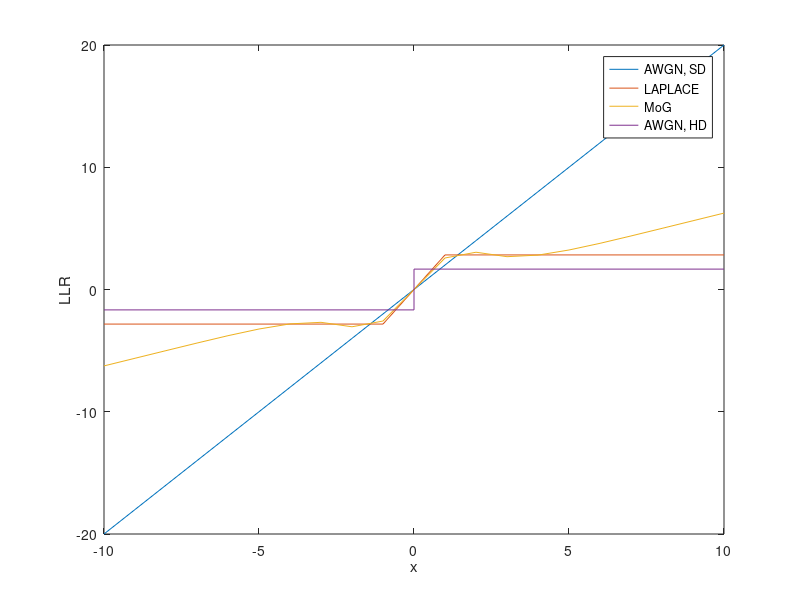

Write MATLAB code to recreate this figure.
sigma_w2 = 1;
xmax = 10;
x = -xmax:xmax; % support (received signal)
x_plus = 0:xmax;
x_min = -xmax:0;
R = 1;
Pbit = qfunc(sqrt(1/sigma_w2*R));

%% AWGN, soft decoding
f_awgnsd = 2*x/sigma_w2;

%% AWGN, hard decoding
f_awgnhd_plus = log((1-Pbit)/Pbit)*ones(1, length(x_plus));
f_awgnhd_minus = -log((1-Pbit)/Pbit)*ones(1, length(x_min)-1);
f_awgnhd = [f_awgnhd_minus, f_awgnhd_plus];


%% Laplacian
f_lapl = -sqrt(2)/sqrt(sigma_w2)*(abs(x-1) - abs(x+1));

%% MoG
p_x1 = sqrt(5)/(8*sqrt(2*pi*sigma_w2))*(4/sqrt(2)*exp(-5*(x-1).^2/(4*sigma_w2)) + exp(-5*(x-1).^2/(8*sigma_w2)) + ...
	 1/sqrt(8)*exp(-5*(x-1).^2/(16*sigma_w2)) + 1/4*exp(-5*(x-1).^2/(32*sigma_w2)));
p_x0 = sqrt(5)/(8*sqrt(2*pi*sigma_w2))*(4/sqrt(2)*exp(-5*(x+1).^2/(4*sigma_w2)) + exp(-5*(x+1).^2/(8*sigma_w2)) + ...
	 1/sqrt(8)*exp(-5*(x+1).^2/(16*sigma_w2)) + 1/4*exp(-5*(x+1).^2/(32*sigma_w2)));
f_mog = log(p_x1./p_x0);

%% plot
figure,
plot(x, f_awgnsd, x, f_lapl, x, f_mog), hold on
stairs(x, f_awgnhd)
xlabel('x')
ylabel('LLR')
legend('AWGN, SD', 'LAPLACE', 'MoG', 'AWGN, HD')